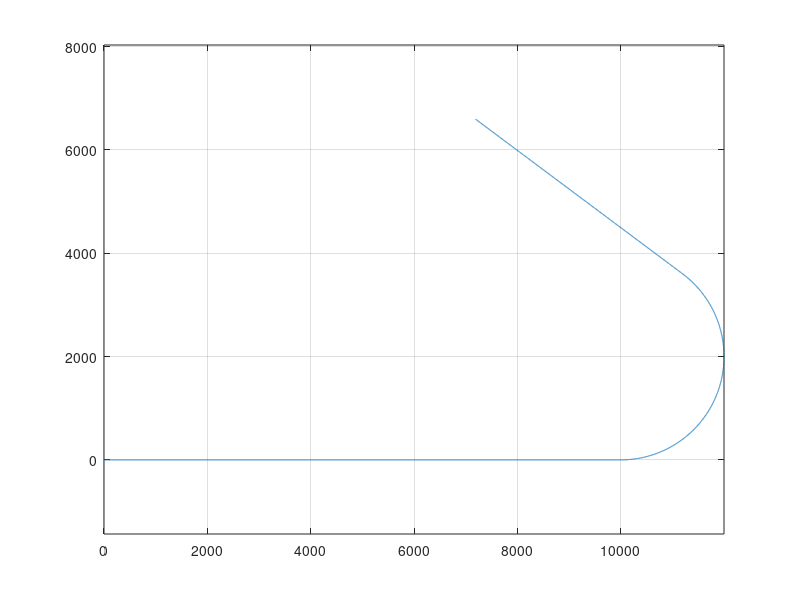

Write MATLAB code to recreate this figure. (Note: this script raises an error after producing the figure.)
clear;clc;close all

load("trajectory.mat")

n = length(X);
xySigma = 5;
VxySigma = .5;
noise = [xySigma*randn([1 n]);
         xySigma*randn([1 n]);
         VxySigma*randn([1 n]);
         VxySigma*randn([1 n])];
y = X + noise;

plot(X(1,:),X(3,:))
grid on
hold on
axis equal

tf = 200;
fs = 100;
dt = 1/fs;
time = 0 : dt : tf;
R = diag([xySigma xySigma VxySigma VxySigma]);

%% Kalman Filter 1

Q = eye(4);
A = [1 dt 0 0;
      0  1 0 0;
      0  0 1 dt;
      0  0 0  1];
H = [0 0 0 0;
      0 0 0 0;
      0 0 1 0;
      0 0 0 1];

x0 = X(:,1);
P0 = eye(4);

kf1 = kalmanFilter(A,[],H,Q,R,x0,P0);

%% Kalman Filter 2
w = 0.05;
A = [1    sin(w*dt)/w   0  -(1-cos(w*dt))/w;
      0      cos(w*dt)   0        -sin(w*dt);
      0 (1-cos(w*dt))/w   1      sin(w*dt)/w;
      0       sin(w*dt)  0         cos(w*dt)];

kf2 = kalmanFilter(A,[],H,Q,R,x0,P0);

for ii = 1 : length(time)

    %% Run Kalman Filter 1
    % Time Update
    kf1.propagate

    % Measurement Update
    kf1.update(y(:,ii))

    x1_hat(:,ii) = kf1.getState;

    %% Run Kalman Filter 2
    % Time Update
    kf2.propagate

    % Measurement Update
    kf2.update(y(:,ii))

    x2_hat(:,ii) = kf2.getState;

end

plot(x1_hat(1,:),x1_hat(3,:),".")
plot(x2_hat(1,:),x2_hat(3,:),".")